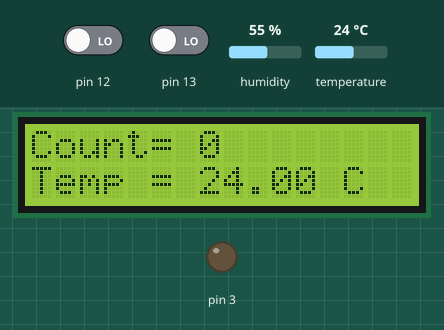
The sketch below on a simulated Arduino Uno, built with avr-gcc and run on an emulated ATmega328P. Parts: 16×2 character LCD, output pins drawn as LEDs (lit = HIGH). Inputs (shaded band) come from the test bench; at power-on: temperature 24 °C, pin 12 LOW, pin 13 LOW, humidity 55 %.

Above: at 3.2 s.
3.3 s: temperature set to 28.6 °C
At 5.1 s:
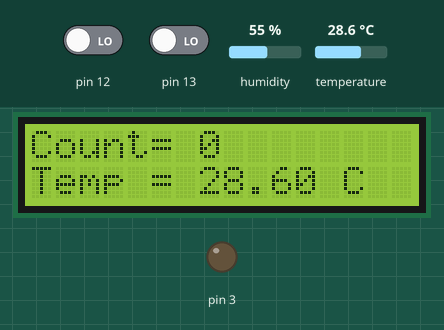
5.8 s: temperature set to 29.8 °C
At 7.4 s:
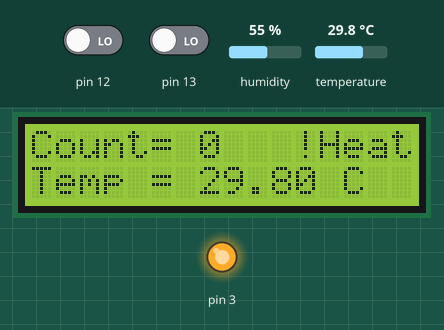
8.0 s: pin 12 driven HIGH
At 8.37 s:
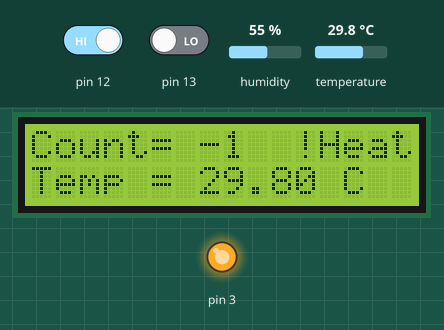
9.7 s: pin 13 driven HIGH
At 10.07 s:
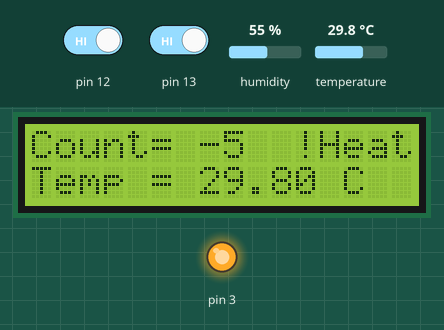
13.1 s: pin 13 driven LOW
At 13.46 s:
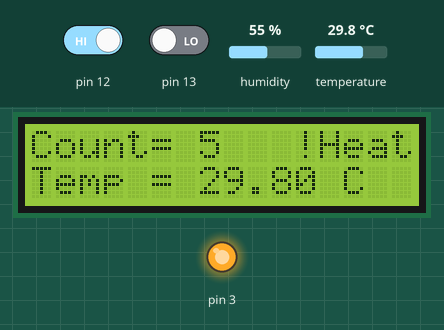
18.2 s: temperature set to 12 °C
At 20.26 s:
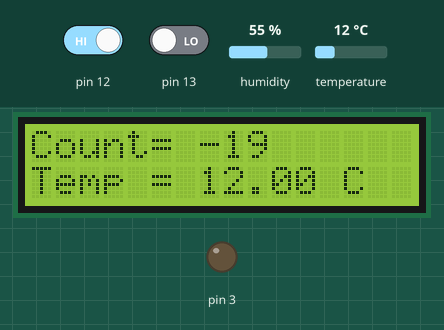
Timing chart, 0 to 21.8 s (numbered marks = the images above; inputs shaded):
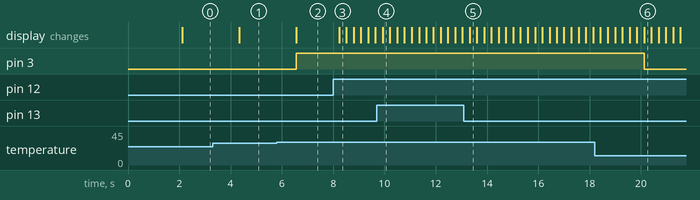

The sketch:

LCD_l2c_DHT22.ino
```cpp
#include <Wire.h>
#include <LiquidCrystal_I2C.h>
LiquidCrystal_I2C lcd(0x27, 16, 2);
#include "DHT.h"
#define DHTPIN 2
#define DHTTYPE DHT22
DHT dht(DHTPIN, DHTTYPE);
int buttonState = 0;
int State = 0;
int count = 0;
const int sensorPin = A0;

void setup()
{
  Serial.begin(9600);
  pinMode(2,INPUT);
  pinMode(3,OUTPUT);
  pinMode(13,INPUT);
  pinMode(12,INPUT);

  lcd.begin();
  lcd.backlight();
  lcd.setCursor(0, 0);
  lcd.print("Hello World");
  lcd.setCursor(1, 1);
  lcd.print("Temperature");
  delay(2000);
  lcd.backlight();
  lcd.clear();
  dht.begin();
}

void loop()
{
float h = dht.readHumidity(); //ความชื้น
float t = dht.readTemperature(); // อุณหภูมิ C
float f = dht.readTemperature(true); // อุณหภูมิ F
if (isnan(h) || isnan(t) || isnan(f)) {
Serial.println(F("Failed to read from DHT sensor!"));
return;
}
float hif = dht.computeHeatIndex(f, h);
float hic = dht.computeHeatIndex(t, h, false);

State = digitalRead(12);
buttonState = digitalRead(13);
  if (buttonState == HIGH) {
  count=count+1;
  lcd.clear();
  }else if(State == HIGH){
  count=count-1;
  lcd.clear();
  }

  if(t >= 29.00){
  lcd.setCursor(0, 0);
  lcd.print("Count= ");
  lcd.print(count);
  lcd.setCursor(11, 0);
  lcd.print("!Heat");
  lcd.setCursor(0, 1);
  lcd.print("Temp = ");
  lcd.print(t);
  lcd.print(" C ");
  digitalWrite(3,HIGH);
  delay(250);
  }else{
  lcd.clear();
  lcd.setCursor(0, 0);
  lcd.print("Count= ");
  lcd.print(count);
  lcd.setCursor(0, 1);
  lcd.print("Temp = ");
  lcd.print(t);
  lcd.print(" C ");
  digitalWrite(3,LOW);
  delay(250);
  }
}
```

Measured:
- the behaviour switches between 28.9 and 29 °C on temperature (found by bisection; images 1 and 2)
- after the input at 3.3 s, the display: changes after 1.0 s (image 1)
- after the input at 5.8 s, pin 3: LOW → HIGH after 0.75 s; the display: changes after 0.75 s (image 2)
- after the input at 8.0 s, the display: changes after 0.23 s (image 3)
- after the input at 18.2 s, pin 3: HIGH → LOW after 1.9 s; the display: first differs from a run without the input after 1.9 s (image 6)
